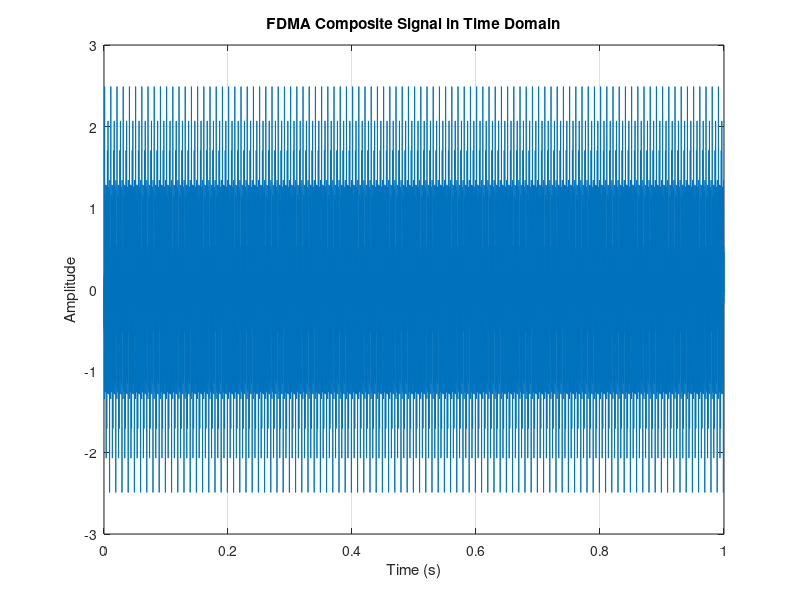
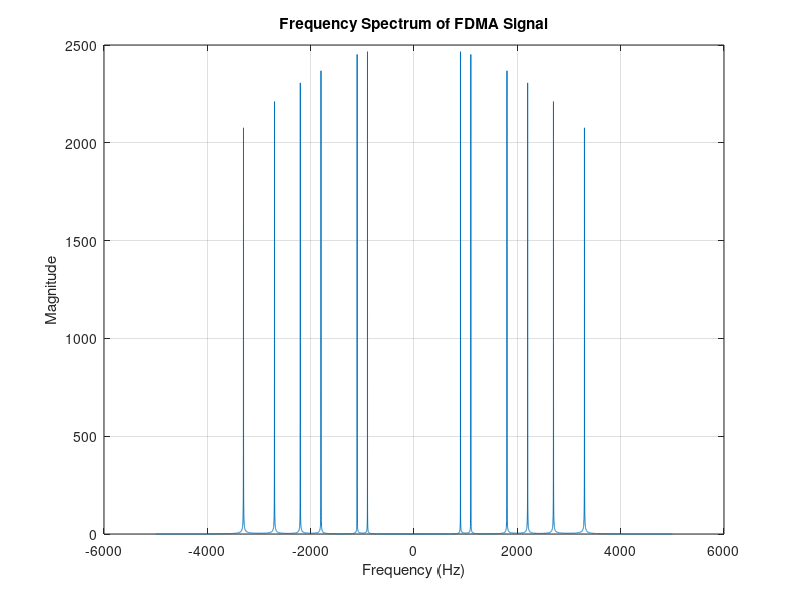

Write the MATLAB code that produced these figures, in order.
% FDMA (Frequency Division Multiple Access) Simulation in MATLAB
% This script simulates multiple users transmitting simultaneously
% using different frequency bands (carriers), and combines them
% into a single composite signal.

clc;
clear;

%% Simulation Parameters
fs = 10000;          % Sampling frequency (in Hz)
t = 0:1/fs:1;        % Time vector for 1 second duration

%% Generate Baseband Signals for 3 Users
% These signals represent the data each user wants to send.
% For simplicity, we use sinusoidal signals as placeholders.

user1 = sin(2*pi*100*t);   % User 1 baseband signal (100 Hz)
user2 = sin(2*pi*200*t);   % User 2 baseband signal (200 Hz)
user3 = sin(2*pi*300*t);   % User 3 baseband signal (300 Hz)

% You can replace these sinusoids with actual data, e.g., audio samples or binary data.

%% Assign Carrier Frequencies to Each User
% In FDMA, each user gets a unique carrier frequency to modulate their signal.

f1 = 1000;   % Carrier frequency for User 1 (1 kHz)
f2 = 2000;   % Carrier frequency for User 2 (2 kHz)
f3 = 3000;   % Carrier frequency for User 3 (3 kHz)

%% Modulate Each User's Signal using AM (Amplitude Modulation)
% This shifts the baseband signals to different frequency bands (subchannels).

fdma1 = user1 .* cos(2*pi*f1*t);  % Modulated signal for User 1
fdma2 = user2 .* cos(2*pi*f2*t);  % Modulated signal for User 2
fdma3 = user3 .* cos(2*pi*f3*t);  % Modulated signal for User 3

% Note: We're using Double Sideband Amplitude Modulation (DSB-AM) here.
% Each user’s signal now occupies a unique frequency range.

%% Combine All Modulated Signals into One FDMA Signal
% This simulates the channel carrying all users' signals at once.

fdma_signal = fdma1 + fdma2 + fdma3;  % FDMA composite signal

%% Plot Time Domain Signal
figure;
plot(t, fdma_signal);
title('FDMA Composite Signal in Time Domain');
xlabel('Time (s)');
ylabel('Amplitude');
grid on;

% Observation: The resulting waveform looks like a complex mix of all 3 signals.

%% Plot Frequency Spectrum of FDMA Signal
% We'll use FFT to observe the frequency components.

n = length(fdma_signal);            % Number of samples
f = (-n/2:n/2-1)*(fs/n);            % Frequency axis (centered)
FDMA_freq = fftshift(abs(fft(fdma_signal)));  % Compute FFT and shift it to center

figure;
plot(f, FDMA_freq);
title('Frequency Spectrum of FDMA Signal');
xlabel('Frequency (Hz)');
ylabel('Magnitude');
grid on;

% Observation: You should see distinct peaks around 1 kHz, 2 kHz, and 3 kHz,
% each representing a user's modulated signal in its assigned frequency band.

